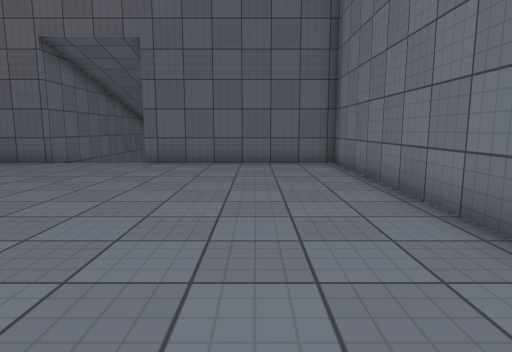
View 1 (above)

17 first-person views from a walk through a Unity game level. The camera is 1.2 m above the floor, tilts 8° down and sees 75° across. The floor is counted in squares, 1 m on a side. Each view is taken from the middle of a square. On the plan, view 1 faces up. The plan holds only what a view shows up to about 14 squares ahead; the rest is blank. The place goes on beyond the plan. Surface patterns are stand-ins for the level's own textures.

View 2
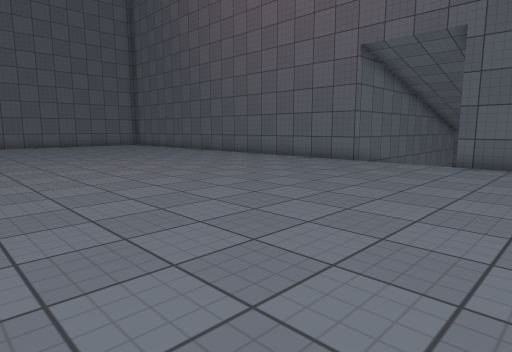

View 3
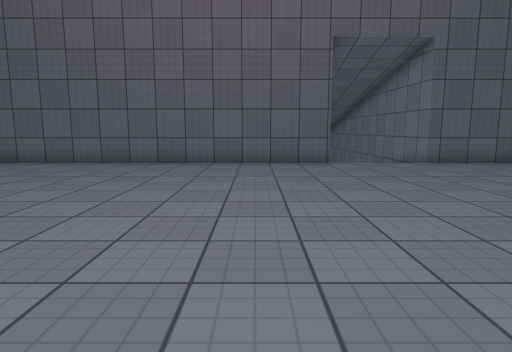

View 4
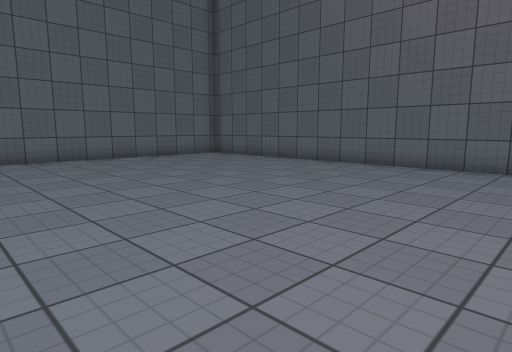

View 5
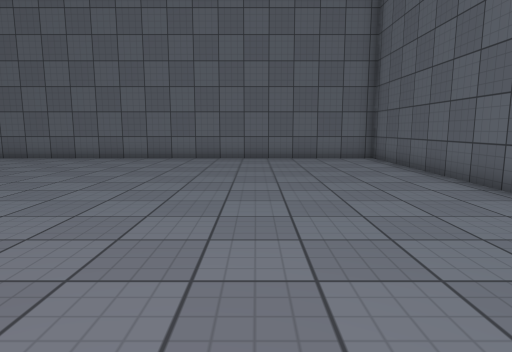

View 6
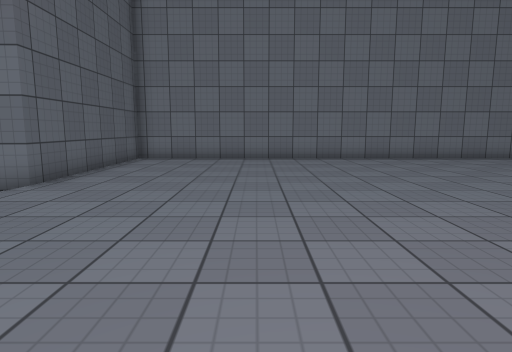

View 7
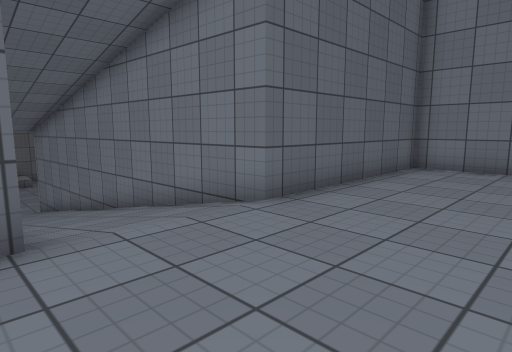

View 8
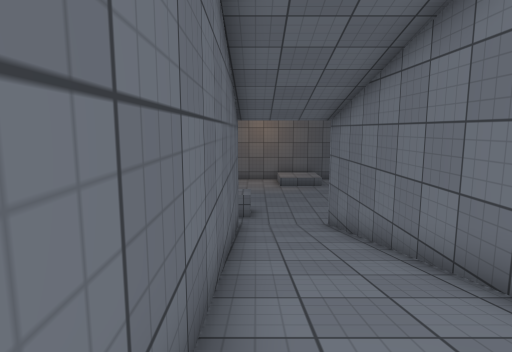

View 9
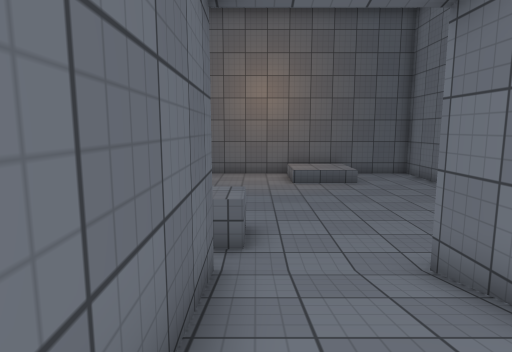

View 10
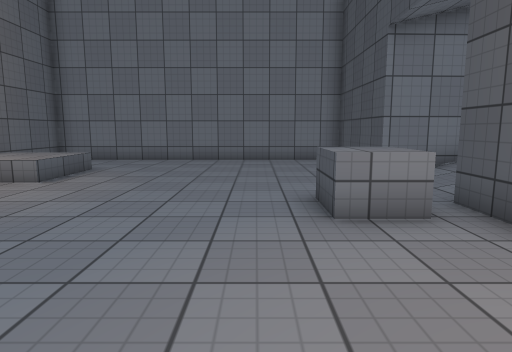

View 11
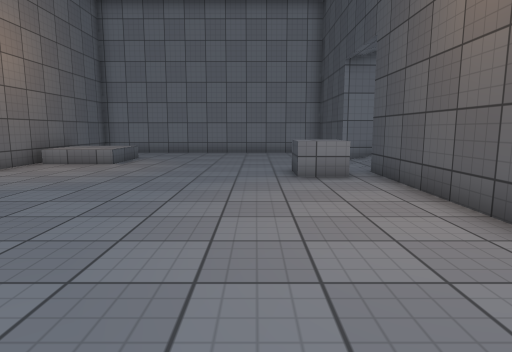

View 12
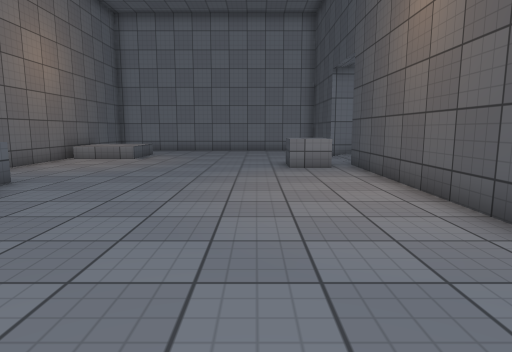

View 13
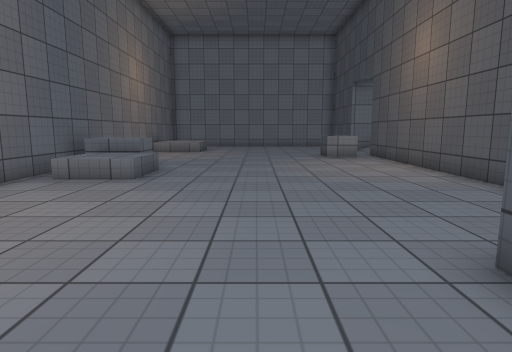

View 14
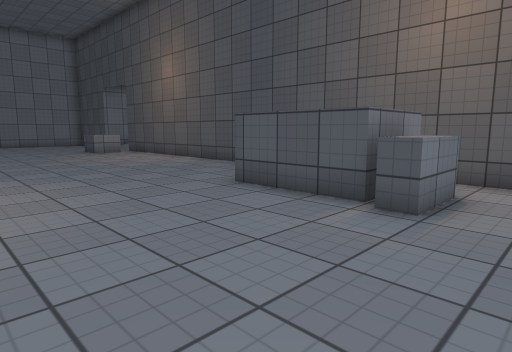

View 15
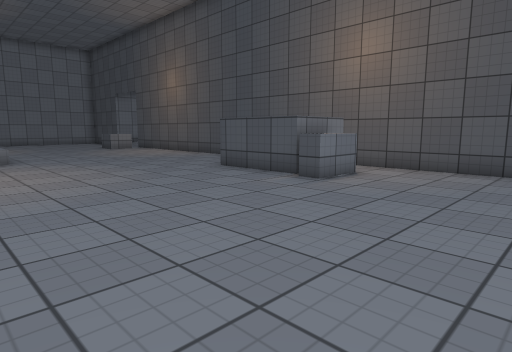

View 16
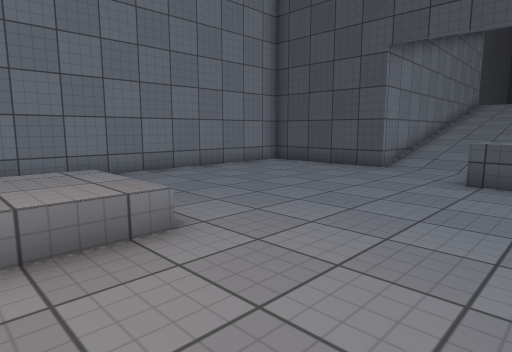

View 17
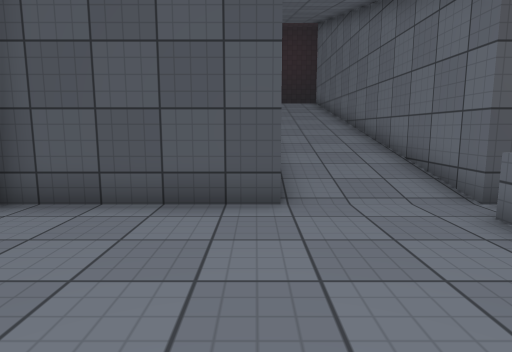

### Floor plan
Key: @ floor where view 1 was taken; # wall or solid block; . main floor; - floor 2 m lower than the main floor; _ floor 2.5 m lower than the main floor; / step, stairs or slope; ^ raised ledge.
Columns run from 29 left of view 1 to 3 right of it. Each row starts with its distance up from view 1.
 36 _ ___       __//^^ _____--/  #
 35  _____________/-^^______--/__#
 34 ______________///_______///__#
 33 _____________________________#
 32 _____________________________#
 31  ____________________________#
 30  ____________________________#
 29  ____^^^^____________________#
 28  ____^^  ^___________^_______#
 27  _____^    __________^^______#
 26  #######    ##########___#####
 25                      #///#
 24                      #///#
 23                      #///#
 22                      #///#
 21                      #///#
 20                      #///#
 19                      #///#
 18                      #///#
 17                      #///#
 16                      #///#
 15                      #///#
 14                      #///#
 13                      #///#
 12    ###################...########
 11    #............................#
 10    #............................#
  9    #............................#
  8    #............................#
  7    #............................#
  6    #............................#
  5    #............................#
  4    #............................#
  3    #............................#
  2    #............................#
  1    #.......  ... ...............#
  0    #.....          .    .....@..#

Positions as (right, up) in squares from view 1, and headings:
1: (0, 0), facing up
2: (-1, 0), facing up-left
3: (-10, 0), facing up
4: (-12, 1), facing up-left
5: (-12, 7), facing left
6: (-11, 7), facing right
7: (-8, 8), facing up-right
8: (-7, 14), facing up
9: (-7, 21), facing up
10: (-13, 29), facing right
11: (-17, 29), facing right
12: (-19, 29), facing right
13: (-23, 31), facing right
14: (-26, 34), facing down-right
15: (-29, 36), facing down-right
16: (-9, 36), facing down-right
17: (-4, 31), facing down
